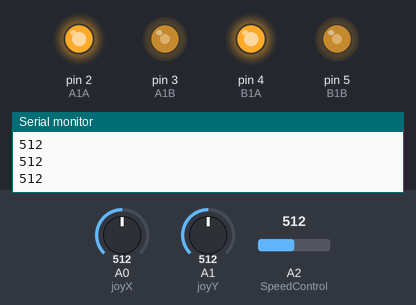
This sketch was run on a simulated Arduino Uno, built with avr-gcc and run on an emulated ATmega328P. On the bench: output pins drawn as LEDs (lit = HIGH), the last lines printed to the serial monitor. Inputs (shaded band) come from the test bench; at power-on: A2 (SpeedControl) = 512, A0 (joyX) = 512, A1 (joyY) = 512.

Above: at 4.2 s.
4.3 s: A2 (SpeedControl) set to 530
At 5.4 s:
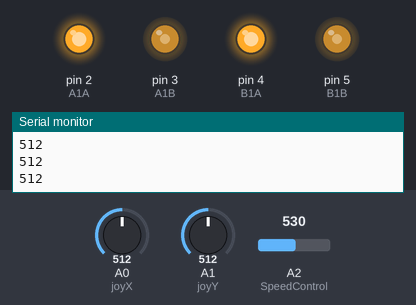
5.8 s: A0 (joyX) set to 500
At 6.2 s:
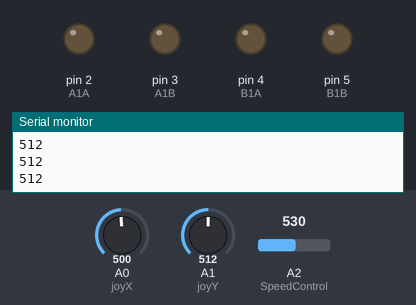
7.3 s: A1 (joyY) set to 528
At 8.5 s:
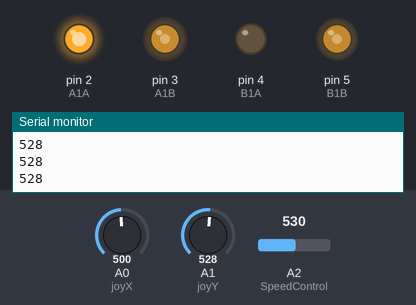
8.8 s: A1 (joyY) set to 470
At 9.8 s:
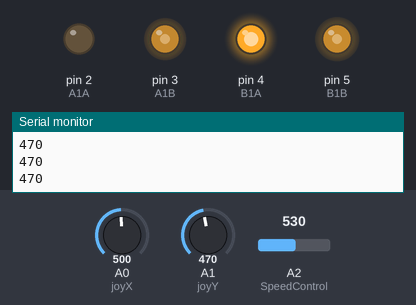
10.3 s: A2 (SpeedControl) set to 511
At 11.0 s:
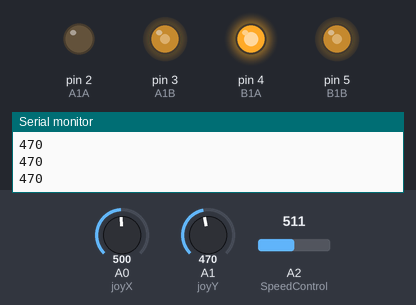
11.8 s: A0 (joyX) set to 461
At 12.3 s:
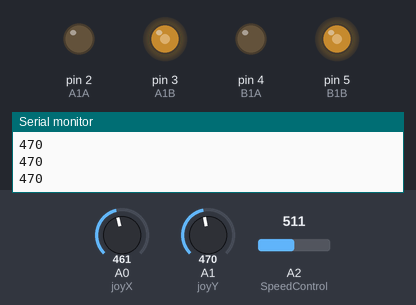
Timing chart, 0 to 14.3 s (numbered marks = the images above; inputs shaded):
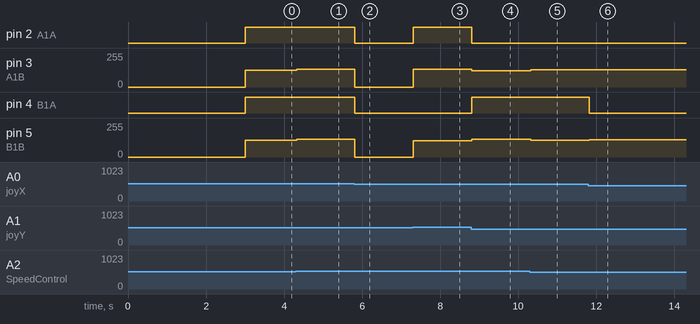

The sketch:

sketch.ino
```cpp
//Fabiolus
//the_fabiolous@hotmail.com
//2020/08/27


const int A1A = 2;//define pin 2 for A1A
const int A1B = 3;//define pin 3 for A1B

const int B1A = 4;//define pin 8 for B1A
const int B1B = 5;//define pin 9 for B1B

// Speed control potentiometers
int SpeedControl = A2;

// Motor Speed Values - Start at zero
int MotorSpeed1 = 0;
int MotorSpeed2 = 0;

// Define Joystick Connections
#define joyX A0
#define joyY A1

int joyposX = 512;
int joyposY = 512;


void setup() {
Serial.begin(9600);
  pinMode(B1A, OUTPUT); // define pin as output
  pinMode(B1B, OUTPUT);
  pinMode(A1A, OUTPUT);
  pinMode(A1B, OUTPUT);
  digitalWrite(B1A, LOW);
  digitalWrite(B1B, LOW);
  digitalWrite(A1A, LOW);
  digitalWrite(A1B, LOW);

  //Initializng the joystick pins as input
  //pinMode (x_key, INPUT) ;
  //pinMode (y_key, INPUT) ;

  delay(3000);
}

void loop() {
  // put your main code here, to run repeatedly:

// joyposX = analogRead(joyX);
 // joyposY = analogRead(joyY);

    joyposX = analogRead(joyX);
  joyposY = analogRead(joyY);
  MotorSpeed1 = analogRead(SpeedControl);
  MotorSpeed2 = analogRead(SpeedControl);

  //Serial.print("X : ");
  //Serial.println(joyposX);
  //Serial.print("Y : ");
  Serial.println(joyposY);
  //Serial.print("potValue : ");
  //Serial.println(data.potValue);
  delay(10);

  if (joyposX > 510)
  {

    // This is BACWARD
    MotorSpeed1 = map(MotorSpeed1, 0, 1023, 0, 255);
    MotorSpeed2 = map(MotorSpeed2, 0, 1023, 0, 255);
    digitalWrite(A1A, HIGH);
    analogWrite(A1B, MotorSpeed1);
    digitalWrite(B1A, HIGH);
    analogWrite(B1B, MotorSpeed2);


  }

  else if (joyposX < 480)
  {

    // This is FORWARD
    MotorSpeed1 = map(MotorSpeed1, 0, 1023, 0, 255);
    MotorSpeed2 = map(MotorSpeed2, 0, 1023, 0, 255);
    digitalWrite(A1A, LOW);
    analogWrite(A1B, 255 - MotorSpeed1);
    digitalWrite(B1A, LOW);
    analogWrite(B1B, 255 - MotorSpeed2);

  }

  else if (joyposY < 480)
  {
    // This is right
    MotorSpeed1 = map(MotorSpeed1, 0, 1023, 0, 255);
    MotorSpeed2 = map(MotorSpeed2, 0, 1023, 0, 255);
    digitalWrite(A1A, LOW);
    analogWrite(A1B, 255 - MotorSpeed1);
    digitalWrite(B1A, HIGH);
    analogWrite(B1B, MotorSpeed2);

  }

  else if (joyposY > 520)
  {

    // This is right
    MotorSpeed1 = map(MotorSpeed1, 0, 1023, 0, 255);
    MotorSpeed2 = map(MotorSpeed2, 0, 1023, 0, 255);
    digitalWrite(A1A, HIGH);
    analogWrite(A1B, MotorSpeed1);
    digitalWrite(B1A, LOW);
    analogWrite(B1B, 255 - MotorSpeed2);

  }

  else
  {
    digitalWrite(B1A, LOW);
    digitalWrite(B1B, LOW);
    digitalWrite(A1A, LOW);
    digitalWrite(A1B, LOW);

  }

}
```

Measured:
- the behaviour switches between 511 and 510 on A0 (joyX) (found by bisection; images 1 and 2)
- the behaviour switches between 520 and 521 on A1 (joyY) (found by bisection; images 2 and 3)
- the behaviour switches between 480 and 479 on A0 (joyX) (found by bisection; images 5 and 6)
- after the input at 4.3 s, pin 3 (A1B), pin 5 (B1B): 127/255 → 132/255 at once
- after the input at 5.8 s, pin 2 (A1A), pin 4 (B1A): HIGH → LOW at once; pin 3 (A1B), pin 5 (B1B): 132/255 → 0/255 at once
- after the input at 7.3 s, pin 2 (A1A): LOW → HIGH at once; pin 3 (A1B): 0/255 → 132/255 at once; pin 5 (B1B): 0/255 → 123/255 at once
- after the input at 8.8 s, pin 2 (A1A): HIGH → LOW at once; pin 3 (A1B): 132/255 → 123/255 at once; pin 4 (B1A): LOW → HIGH at once; pin 5 (B1B): 123/255 → 132/255 at once
- after the input at 10.3 s, pin 3 (A1B): 123/255 → 128/255 at once; pin 5 (B1B): 132/255 → 127/255 at once
- after the input at 11.8 s, pin 4 (B1A): HIGH → LOW at once; pin 5 (B1B): 127/255 → 128/255 at once
